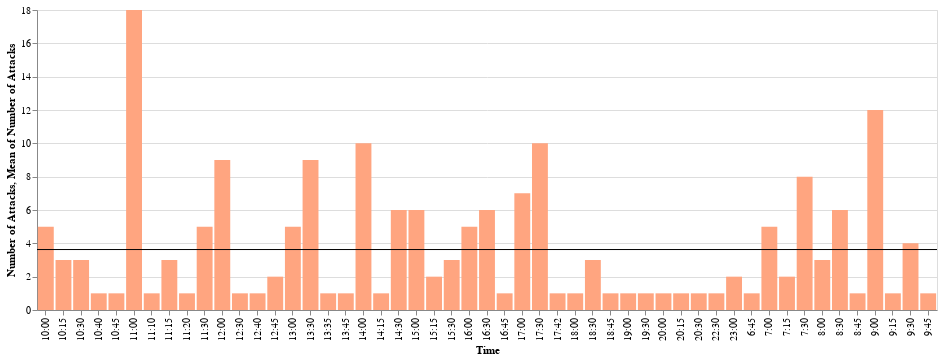

Here is the notebook cell this chart was saved with:
### Markdown cell above
## **Library 4: altair**

Using altair to show how often attacks happen at certain times compared to the mean number of attacks.

[link](https://altair-viz.github.io/gallery/bar_chart_with_mean_line.html) to altair github page

### Code cell
import altair as alt
import warnings
warnings.filterwarnings("ignore", category=FutureWarning)

shark_data = useful_shark.copy()

filtered_data = shark_data[~shark_data['Time'].isin(['Unknown', 'afternoon', 'early am'])] #filters out the three 
                                                                                            #unnecessary items
attack_counts = filtered_data.groupby('Time').size().reset_index(name='Number of Attacks')

bar = alt.Chart(attack_counts).mark_bar(color='rgb(255,165,128)').encode(
    x='Time:O', #O is ordinal
    y='Number of Attacks:Q' #Q is quantitative
)

rule = alt.Chart(attack_counts).mark_rule(color='black').encode(
    y='mean(Number of Attacks):Q'
)

(bar + rule).properties(width=900) #displays bar graph and mean amount of attacks with a width of 900

### Figure 1 — Vega-Lite specification as saved in the notebook (floating-point values rounded to 4 significant figures)
{"config": {"view": {"continuousWidth": 300, "continuousHeight": 300}}, "layer": [{"mark": {"type": "bar", "color": "rgb(255,165,128)"}, "encoding": {"x": {"field": "Time", "type": "ordinal"}, "y": {"field": "Number of Attacks", "type": "quantitative"}}}, {"mark": {"type": "rule", "color": "black"}, "encoding": {"y": {"aggregate": "mean", "field": "Number of Attacks", "type": "quantitative"}}}], "data": {"name": "data-bedb5947a0b9549a240d1b5613eaaa6b"}, "width": 900, "$schema": "https://vega.github.io/schema/vega-lite/v5.8.0.json", "datasets": {"data-bedb5947a0b9549a240d1b5613eaaa6b": [{"Time": "10:00", "Number of Attacks": 5}, {"Time": "10:15", "Number of Attacks": 3}, {"Time": "10:30", "Number of Attacks": 3}, {"Time": "10:40", "Number of Attacks": 1}, {"Time": "10:45", "Number of Attacks": 1}, {"Time": "11:00", "Number of Attacks": 18}, {"Time": "11:10", "Number of Attacks": 1}, {"Time": "11:15", "Number of Attacks": 3}, {"Time": "11:20", "Number of Attacks": 1}, {"Time": "11:30", "Number of Attacks": 5}, {"Time": "12:00", "Number of Attacks": 9}, {"Time": "12:30", "Number of Attacks": 1}, {"Time": "12:40", "Number of Attacks": 1}, {"Time": "12:45", "Number of Attacks": 2}, {"Time": "13:00", "Number of Attacks": 5}, {"Time": "13:30", "Number of Attacks": 9}, {"Time": "13:35", "Number of Attacks": 1}, {"Time": "13:45", "Number of Attacks": 1}, {"Time": "14:00", "Number of Attacks": 10}, {"Time": "14:15", "Number of Attacks": 1}, {"Time": "14:30", "Number of Attacks": 6}, {"Time": "15:00", "Number of Attacks": 6}, {"Time": "15:15", "Number of Attacks": 2}, {"Time": "15:30", "Number of Attacks": 3}, {"Time": "16:00", "Number of Attacks": 5}, {"Time": "16:30", "Number of Attacks": 6}, {"Time": "16:45", "Number of Attacks": 1}, {"Time": "17:00", "Number of Attacks": 7}, {"Time": "17:30", "Number of Attacks": 10}, {"Time": "17:42", "Number of Attacks": 1}, {"Time": "18:00", "Number of Attacks": 1}, {"Time": "18:30", "Number of Attacks": 3}, {"Time": "18:45", "Number of Attacks": 1}, {"Time": "19:00", "Number of Attacks": 1}, {"Time": "19:30", "Number of Attacks": 1}, {"Time": "20:00", "Number of Attacks": 1}, {"Time": "20:15", "Number of Attacks": 1}, {"Time": "20:30", "Number of Attacks": 1}, {"Time": "22:30", "Number of Attacks": 1}, {"Time": "23:00", "Number of Attacks": 2}, {"Time": "6:45", "Number of Attacks": 1}, {"Time": "7:00", "Number of Attacks": 5}, {"Time": "7:15", "Number of Attacks": 2}, {"Time": "7:30", "Number of Attacks": 8}, {"Time": "8:00", "Number of Attacks": 3}, {"Time": "8:30", "Number of Attacks": 6}, {"Time": "8:45", "Number of Attacks": 1}, {"Time": "9:00", "Number of Attacks": 12}, {"Time": "9:15", "Number of Attacks": 1}, {"Time": "9:30", "Number of Attacks": 4}, {"Time": "9:45", "Number of Attacks": 1}]}}
